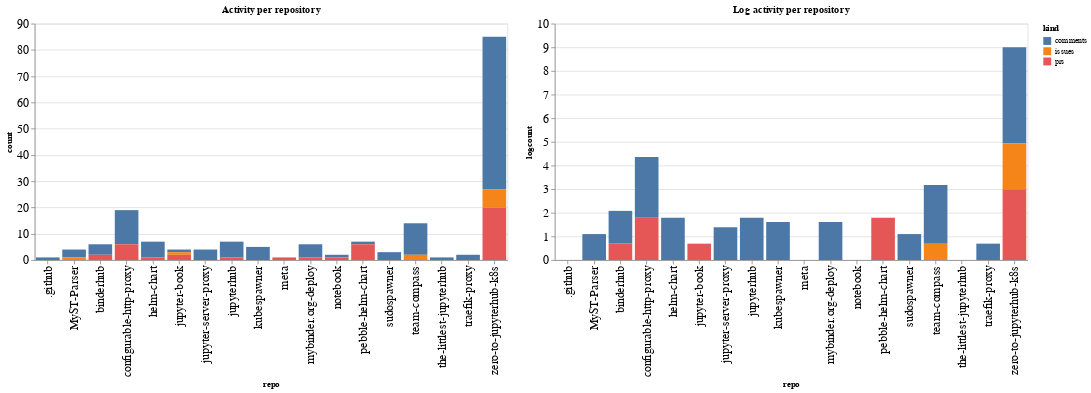

This figure's notebook cell:
### Code cell
ch1 = alt.Chart(repo_summaries, width=600, title="Activity per repository").mark_bar().encode(
    x='repo',
    y='count',
    color='kind',
    tooltip="kind"
)

ch2 = alt.Chart(repo_summaries, width=600, title="Log activity per repository").mark_bar().encode(
    x='repo',
    y='logcount',
    color='kind',
    tooltip="kind"
)

ch1 | ch2

### Figure 1 — Vega-Lite specification as saved in the notebook (floating-point values rounded to 4 significant figures)
{"config": {"axisLeft": {"labelFontSize": 15}, "axisBottom": {"labelFontSize": 15}}, "hconcat": [{"mark": "bar", "encoding": {"color": {"type": "nominal", "field": "kind"}, "tooltip": {"type": "nominal", "field": "kind"}, "x": {"type": "nominal", "field": "repo"}, "y": {"type": "quantitative", "field": "count"}}, "title": "Activity per repository", "width": 600}, {"mark": "bar", "encoding": {"color": {"type": "nominal", "field": "kind"}, "tooltip": {"type": "nominal", "field": "kind"}, "x": {"type": "nominal", "field": "repo"}, "y": {"type": "quantitative", "field": "logcount"}}, "title": "Log activity per repository", "width": 600}], "data": {"name": "data-2fa978a4c99c26dad1df0e32754533ef"}, "$schema": "https://vega.github.io/schema/vega-lite/v4.8.1.json", "datasets": {"data-2fa978a4c99c26dad1df0e32754533ef": [{"repo": ".github", "kind": "comments", "count": 1, "logcount": 0.0}, {"repo": "MyST-Parser", "kind": "comments", "count": 3, "logcount": 1.099}, {"repo": "MyST-Parser", "kind": "issues", "count": 1, "logcount": 0.0}, {"repo": "binderhub", "kind": "comments", "count": 4, "logcount": 1.386}, {"repo": "binderhub", "kind": "prs", "count": 2, "logcount": 0.6931}, {"repo": "configurable-http-proxy", "kind": "comments", "count": 13, "logcount": 2.565}, {"repo": "configurable-http-proxy", "kind": "prs", "count": 6, "logcount": 1.792}, {"repo": "helm-chart", "kind": "comments", "count": 6, "logcount": 1.792}, {"repo": "helm-chart", "kind": "prs", "count": 1, "logcount": 0.0}, {"repo": "jupyter-book", "kind": "comments", "count": 1, "logcount": 0.0}, {"repo": "jupyter-book", "kind": "issues", "count": 1, "logcount": 0.0}, {"repo": "jupyter-book", "kind": "prs", "count": 2, "logcount": 0.6931}, {"repo": "jupyter-server-proxy", "kind": "comments", "count": 4, "logcount": 1.386}, {"repo": "jupyterhub", "kind": "comments", "count": 6, "logcount": 1.792}, {"repo": "jupyterhub", "kind": "prs", "count": 1, "logcount": 0.0}, {"repo": "kubespawner", "kind": "comments", "count": 5, "logcount": 1.609}, {"repo": "meta", "kind": "prs", "count": 1, "logcount": 0.0}, {"repo": "mybinder.org-deploy", "kind": "comments", "count": 5, "logcount": 1.609}, {"repo": "mybinder.org-deploy", "kind": "prs", "count": 1, "logcount": 0.0}, {"repo": "notebook", "kind": "comments", "count": 1, "logcount": 0.0}, {"repo": "notebook", "kind": "prs", "count": 1, "logcount": 0.0}, {"repo": "pebble-helm-chart", "kind": "comments", "count": 1, "logcount": 0.0}, {"repo": "pebble-helm-chart", "kind": "prs", "count": 6, "logcount": 1.792}, {"repo": "sudospawner", "kind": "comments", "count": 3, "logcount": 1.099}, {"repo": "team-compass", "kind": "comments", "count": 12, "logcount": 2.485}, {"repo": "team-compass", "kind": "issues", "count": 2, "logcount": 0.6931}, {"repo": "the-littlest-jupyterhub", "kind": "comments", "count": 1, "logcount": 0.0}, {"repo": "traefik-proxy", "kind": "comments", "count": 2, "logcount": 0.6931}, {"repo": "zero-to-jupyterhub-k8s", "kind": "comments", "count": 58, "logcount": 4.06}, {"repo": "zero-to-jupyterhub-k8s", "kind": "issues", "count": 7, "logcount": 1.946}, {"repo": "zero-to-jupyterhub-k8s", "kind": "prs", "count": 20, "logcount": 2.996}]}}
